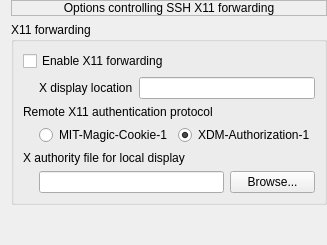
     <widget class="QWidget" name="page_26">
      <layout class="QVBoxLayout" name="verticalLayout_68">
       <property name="topMargin">
        <number>0</number>
       </property>
       <property name="rightMargin">
        <number>0</number>
       </property>
       <property name="bottomMargin">
        <number>0</number>
       </property>
       <item>
        <widget class="QLabel" name="label_107">
         <property name="frameShape">
          <enum>QFrame::Shape::StyledPanel</enum>
         </property>
         <property name="text">
          <string>Options controlling SSH X11 forwarding</string>
         </property>
         <property name="alignment">
          <set>Qt::AlignmentFlag::AlignCenter</set>
         </property>
         <property name="margin">
          <number>2</number>
         </property>
        </widget>
       </item>
       <item>
        <widget class="QGroupBox" name="groupBox_52">
         <property name="title">
          <string>X11 forwarding</string>
         </property>
         <property name="flat">
          <bool>true</bool>
         </property>
         <layout class="QGridLayout" name="gridLayout_21">
          <item row="3" column="1" colspan="3">
           <layout class="QHBoxLayout" name="horizontalLayout_3">
            <item>
             <widget class="QRadioButton" name="rb_x11remote_mit">
              <property name="text">
               <string>MIT-Magic-Cookie-1</string>
              </property>
             </widget>
            </item>
            <item>
             <widget class="QRadioButton" name="rb_x11remote_xdm">
              <property name="text">
               <string>XDM-Authorization-1</string>
              </property>
              <property name="checked">
               <bool>true</bool>
              </property>
             </widget>
            </item>
           </layout>
          </item>
          <item row="5" column="1" colspan="2">
           <widget class="QLineEdit" name="le_xauthfile">
            <property name="sizePolicy">
             <sizepolicy hsizetype="Expanding" vsizetype="Fixed">
              <horstretch>1</horstretch>
              <verstretch>0</verstretch>
             </sizepolicy>
            </property>
           </widget>
          </item>
          <item row="1" column="2" colspan="2">
           <widget class="QLineEdit" name="le_x11_display"/>
          </item>
          <item row="5" column="3">
           <widget class="QPushButton" name="pb_xauthfile_browse">
            <property name="text">
             <string>Browse...</string>
            </property>
           </widget>
          </item>
          <item row="1" column="1">
           <widget class="QLabel" name="label_108">
            <property name="text">
             <string>X display location</string>
            </property>
           </widget>
          </item>
          <item row="5" column="0">
           <widget class="QWidget" name="widget_58" native="true">
            <property name="sizePolicy">
             <sizepolicy hsizetype="Fixed" vsizetype="Fixed">
              <horstretch>0</horstretch>
              <verstretch>0</verstretch>
             </sizepolicy>
            </property>
            <property name="minimumSize">
             <size>
              <width>10</width>
              <height>10</height>
             </size>
            </property>
            <property name="maximumSize">
             <size>
              <width>10</width>
              <height>10</height>
             </size>
            </property>
           </widget>
          </item>
          <item row="0" column="0" colspan="4">
           <widget class="QCheckBox" name="chb_x11_forward">
            <property name="text">
             <string>Enable X11 forwarding</string>
            </property>
           </widget>
          </item>
          <item row="2" column="0" colspan="4">
           <widget class="QLabel" name="label_109">
            <property name="text">
             <string>Remote X11 authentication protocol</string>
            </property>
           </widget>
          </item>
          <item row="4" column="0" colspan="4">
           <widget class="QLabel" name="label_110">
            <property name="text">
             <string>X authority file for local display</string>
            </property>
           </widget>
          </item>
         </layout>
        </widget>
       </item>
       <item>
        <spacer name="verticalSpacer_8">
         <property name="orientation">
          <enum>Qt::Orientation::Vertical</enum>
         </property>
         <property name="sizeHint" stdset="0">
          <size>
           <width>20</width>
           <height>40</height>
          </size>
         </property>
        </spacer>
       </item>
      </layout>
     </widget>
